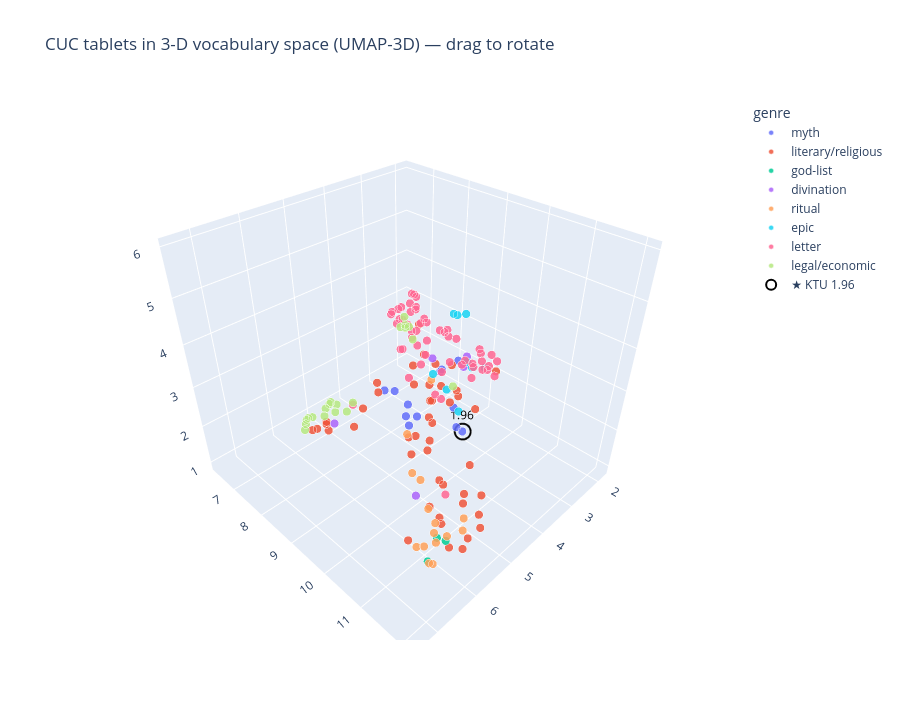

The cell this chart's notebook holds for it:
### Markdown cell above
### ✍️ Your turn — make it 3-D

Two dimensions force the map to flatten things that may really sit apart. **Add a third axis** and rotate it with the mouse — genres that overlap in 2-D sometimes peel apart in 3-D (and sometimes the extra axis just spreads the same blob). This reuses your `NEIGHBORS` from the cell above, so tweak those and re-run.

**Spin it and ask:**
- Do **letters** stay one tight ball while **myth / ritual / divination** stretch along their own directions?
- Does the 3rd axis *reveal* a real split, or merely *inflate* the 2-D picture? Compare with the map in §3.
- Trust structure that survives **2-D, 3-D, and several `NEIGHBORS` values** — if a cluster only shows up once, be suspicious.

### Code cell
# === ✍️ Your turn — the 3-D map (drag to rotate) ===
# ✍️ Spotlight one tablet — change this and re-run THIS cell.
# Refer to a tablet by KTU number, excavation (RS) number, or part of its title:
#   "KTU 1.96"   "RS 3.341"   "1.4"   "Baal"   "letter"
HIGHLIGHT = "KTU 1.96"   # contested genre: filed as "myth", but maybe an evil-eye charm — see the note below
import plotly.express as px
warnings.filterwarnings("ignore", message="FNV hashing is not implemented in Numba.*")
warnings.filterwarnings("ignore", message="n_jobs value 1 overridden.*")

sample3 = [t for t in texts if len(t["tokens"]) >= 30]
labels3, docs3 = corpus_as_documents(sample3)
X3 = TfidfVectorizer(token_pattern=r"[^\s]+").fit_transform(docs3)

try:
    import umap
    xyz = umap.UMAP(n_components=3, n_neighbors=NEIGHBORS, min_dist=0.25,
                    metric="cosine", random_state=42).fit_transform(X3.toarray())
    METHOD3 = "UMAP-3D"
except Exception as e:
    from sklearn.decomposition import PCA
    xyz = PCA(n_components=3, random_state=42).fit_transform(X3.toarray()); METHOD3 = "PCA-3D"

df3 = cuc_frame(sample3, x=xyz[:, 0], y=xyz[:, 1], z=xyz[:, 2])
fig = px.scatter_3d(df3, x="x", y="y", z="z", color="genre",
                    title=f"CUC tablets in 3-D vocabulary space ({METHOD3}) — drag to rotate",
                    **hover_config(z=True))
fig.update_traces(marker=dict(size=5, opacity=0.85, line=dict(width=0.5, color="white")))
fig.update_layout(height=720, legend_title_text="genre",
                  scene=dict(xaxis_title="", yaxis_title="", zaxis_title=""))
spotlight(fig, df3, HIGHLIGHT, coords=("x", "y", "z"))
fig.show()

### Figure 1 — Plotly figure (JSON) as saved in the notebook; plotly's stock layout.template omitted (floating-point values rounded to 4 significant figures; data arrays with more than 128 entries replaced by an {"elided": "..."} marker saying what was removed)
{"data": [{"customdata": [["Baal Myth First Tablet", "myth", "myth", 462, "KTU 1.1 II 1: [ḥšk . ʿṣk . ʿbṣk . ʿ]my . pʿnk<br>KTU 1.1 II 2: [tlsmn . ʿmy . twt]ḥ . išdk<br>KTU 1.1 II 3: [tk . ḫršn]r . [t]ḥmk . w št"], ["Snake Bite Incantation", "myth", "myth", 473, "KTU 1.100 I 1: um . pḥl . pḥlt . bt . ʿn . bt . abn . bt . šmm . w thm<br>KTU 1.100 I 2: qrit . l špš . umh . špš . um . ql . bl . ʿm<br>KTU 1.100 I 3: il . mbk nhrm . b ʿdt . thmtm"], ["Incantation for Medical Treatment", "myth", "myth", 159, "KTU 1.114 I 1: il dbḥ . b bth . mṣd . ṣd . b qrb<br>KTU 1.114 I 2: hklh . ṣḥ . l qṣ . ilm . tlḥmn<br>KTU 1.114 I 3: ilm . w tštn . tštn ynʿd šbʿ"], ["Baal Myth Second Tablet", "myth", "myth", 857, "KTU 1.2 I 1: x<br>KTU 1.2 I 2: k ṯb . x<br>KTU 1.2 I 3: at . ypʿt . b a"], ["Shachar and Shalim and the Gracious Gods", "myth", "myth", 525, "KTU 1.23 I 1: iqra . ilm . nʿ[mm]<br>KTU 1.23 I 2: w ysmm . bn . šp<br>KTU 1.23 I 3: ytnm . qrt . l ʿly"], ["Nikkal and the Kotharat", "myth", "myth", 213, "KTU 1.24 I 1: ašr . nkl wib . <br>KTU 1.24 I 2: ḫrḫb . mlk . qẓ . ḫrḫb . m<br>KTU 1.24 I 3: lk . aġzt . b srr . špš"], ["Baal Myth Third Tablet", "myth", "myth", 1171, "KTU 1.3 I 1: al . tġl[ . ]bd[xxxxx]<br>KTU 1.3 I 2: p rdmn . ʿbd . ali[yn]<br>KTU 1.3 I 3: bʿl . sid . zbl . bʿl"], ["Baal Myth Fourth Tablet", "myth", "myth", 1612, "KTU 1.4 I 1: <br>KTU 1.4 I 2: y<br>KTU 1.4 I 3: "], ["Baal Myth Fifth Tablet", "myth", "myth", 663, "KTU 1.5 I 1: k tmḫṣ . ltn . bṯn . brḥ<br>KTU 1.5 I 2: tkly . bṯn . ʿqltn . š<br>KTU 1.5 I 3: šlyṭ . d . šbʿt . rašm"], ["Baal Myth Sixth Tablet", "myth", "myth", 1002, "KTU 1.6 I 1: l bʿl<br>KTU 1.6 I 2: ġr . b abn . td . psltm[ . b] [yʿr]<br>KTU 1.6 I 3: thdy . lḥm . w dqn . t[ṯ]l[ṯ]"], ["Myth", "myth", "myth", 129, "KTU 1.92 I 1: d ṯbil<br>KTU 1.92 I 2: ʿṯtrt ṣwd[t]<br>KTU 1.92 I 3: tlk bmdbr"], ["Incantation against Evil Eye", "myth", "myth", 58, "KTU 1.96 I 1: ʿnn . hlkt . w šnwt<br>KTU 1.96 I 2: tp . aḫh . k nʿm . aḫh . xxx<br>KTU 1.96 I 3: k ysmsm . tspi . širh"]], "hovertemplate": "<b>%{hovertext}</b><br><br>Genre=%{customdata[1]}<br>Title=%{customdata[0]}<br>KTU genre=%{customdata[2]}<br>Words=%{customdata[3]}<br>Text=%{customdata[4]}<extra></extra>", "hovertext": ["KTU 1.1", "KTU 1.100", "KTU 1.114", "KTU 1.2", "KTU 1.23", "KTU 1.24", "KTU 1.3", "KTU 1.4", "KTU 1.5", "KTU 1.6", "KTU 1.92", "KTU 1.96"], "legendgroup": "myth", "marker": {"color": "#636efa", "line": {"color": "white", "width": 0.5}, "opacity": 0.85, "size": 5, "symbol": "circle"}, "mode": "markers", "name": "myth", "scene": "scene", "showlegend": true, "type": "scatter3d", "x": [6.86, 6.405, 7.19, 6.78, 6.628, 6.25, 6.529, 6.518, 6.176, 6.38, 6.832, 5.908], "y": [11.16, 11.91, 11.72, 11.53, 10.7, 11.46, 11.97, 11.08, 11.42, 11.92, 11.42, 11.65], "z": [5.198, 5.854, 5.256, 4.901, 4.838, 5.374, 5.171, 4.72, 5.355, 4.701, 4.703, 4.173]}, {"customdata": {"elided": "46x5 mixed values"}, "hovertemplate": "<b>%{hovertext}</b><br><br>Genre=%{customdata[1]}<br>Title=%{customdata[0]}<br>KTU genre=%{customdata[2]}<br>Words=%{customdata[3]}<br>Text=%{customdata[4]}<extra></extra>", "hovertext": ["KTU 1.101", "KTU 1.104", "KTU 1.107", "KTU 1.108", "KTU 1.111", "KTU 1.113", "KTU 1.115", "KTU 1.116", "KTU 1.117", "KTU 1.126", "KTU 1.127", "KTU 1.133", "KTU 1.136", "KTU 1.139", "KTU 1.147", "KTU 1.149", "KTU 1.162", "KTU 1.166", "KTU 1.169", "KTU 1.171", "KTU 1.172", "KTU 1.173", "KTU 1.175", "KTU 1.176", "KTU 1.179", "KTU 1.45", "KTU 1.48", "KTU 1.50", "KTU 1.65", "KTU 1.67", "KTU 1.69", "KTU 1.7", "KTU 1.71", "KTU 1.72", "KTU 1.73", "KTU 1.79", "KTU 1.81", "KTU 1.82", "KTU 1.83", "KTU 1.84", "KTU 1.85", "KTU 1.86", "KTU 1.90", "KTU 1.91", "KTU 1.94", "KTU 1.97"], "legendgroup": "literary/religious", "marker": {"color": "#EF553B", "line": {"color": "white", "width": 0.5}, "opacity": 0.85, "size": 5, "symbol": "circle"}, "mode": "markers", "name": "literary/religious", "scene": "scene", "showlegend": true, "type": "scatter3d", "x": [6.474, 4.268, 6.349, 7.141, 5.22, 7.418, 5.844, 5.025, 6.194, 6.256, 5.552, 5.932, 5.551, 5.922, 6.424, 5.321, 5.632, 5.662, 6.169, 5.96, 6.824, 5.867, 6.449, 6.472, 6.59, 3.894, 6.547, 5.308, 7.218, 4.268, 4.666, 6.707, 7.014, 6.724, 5.56, 5.254, 5.634, 6.441, 6.82, 4.969, 6.809, 6.675, 5.345, 4.726, 6.076, 6.815], "y": [11.35, 7.869, 11.75, 12.07, 11.6, 12.0, 11.2, 11.07, 12.09, 10.82, 11.0, 11.08, 10.69, 11.83, 11.11, 10.7, 11.95, 12.0, 11.6, 11.55, 10.78, 11.88, 9.696, 11.52, 11.64, 8.765, 11.56, 10.79, 11.93, 10.18, 10.09, 11.37, 9.265, 9.282, 11.48, 11.34, 11.92, 11.94, 11.81, 10.07, 9.406, 9.26, 9.995, 7.898, 11.1, 9.121], "z": [5.72, 2.274, 5.68, 4.849, 1.741, 5.203, 1.842, 1.748, 5.018, 1.26, 1.282, 5.165, 1.508, 1.601, 5.058, 2.051, 2.011, 5.352, 4.852, 1.436, 4.949, 1.877, 3.422, 5.008, 4.742, 3.985, 4.331, 1.99, 5.059, 3.16, 3.565, 5.662, 3.427, 3.4, 2.203, 2.818, 2.779, 5.398, 5.358, 3.741, 3.574, 3.21, 2.257, 1.834, 4.232, 3.248]}, {"customdata": [["List (gods), list (names)", "god-list", "god-list", 34, "KTU 1.102 I 1: il bt<br>KTU 1.102 I 2: ušḫry<br>KTU 1.102 I 3: ym . bʿl"], ["Deity List", "god-list", "god-list", 40, "KTU 1.118 I 1: ilidb<br>KTU 1.118 I 2: il<br>KTU 1.118 I 3: dgn"], ["Pantheon list of gods of Ugarit", "god-list", "god-list", 41, "KTU 1.47 I 1: il . ṣpn<br>KTU 1.47 I 2: ilib<br>KTU 1.47 I 3: il"]], "hovertemplate": "<b>%{hovertext}</b><br><br>Genre=%{customdata[1]}<br>Title=%{customdata[0]}<br>KTU genre=%{customdata[2]}<br>Words=%{customdata[3]}<br>Text=%{customdata[4]}<extra></extra>", "hovertext": ["KTU 1.102", "KTU 1.118", "KTU 1.47"], "legendgroup": "god-list", "marker": {"color": "#00cc96", "line": {"color": "white", "width": 0.5}, "opacity": 0.85, "size": 5, "symbol": "circle"}, "mode": "markers", "name": "god-list", "scene": "scene", "showlegend": true, "type": "scatter3d", "x": [6.541, 6.575, 6.477], "y": [11.58, 11.8, 11.9], "z": [1.595, 2.412, 2.344]}, {"customdata": [["Malformed Animal Fetuses", "divination", "divination", 315, "KTU 1.103 I 1: ṯknt ṣin . [k] [t]ld at . abn . madtn tqln bḥwt<br>KTU 1.103 I 2: ʿlh nḥ[š . ]yaṯr yld . bhmth tʿṭpn<br>KTU 1.103 I 3: gm šš[xx . rġ]bn ykn bḥwt"], ["Protocol for Necromancy", "divination", "divination", 63, "KTU 1.124 I 1: k ymġy . adn<br>KTU 1.124 I 2: ilm . rbm . ʿm dtn<br>KTU 1.124 I 3: w yšal . mṯpẓ . yld"], ["Omen (shumma izbu)", "divination", "divination", 31, "KTU 1.140 I 1: k t[ld] [aṯt]<br>KTU 1.140 I 2: ḥw[t]<br>KTU 1.140 I 3: k tld[aṯt]"], ["KTU 1.163", "divination", "divination", 81, "KTU 1.163 I 1: [hm . xxxxxxxx]x . l x[xxxx]xx . bhm[tn . ]tḫlq<br>KTU 1.163 I 2: [hm . yrḫ] [xxx] . b ḥdṯ yrḫ . bnšm<br>KTU 1.163 I 3: [xxxxxxxx]n . thbẓn"], ["KTU 1.164", "divination", "divination", 72, "KTU 1.164 I 1: id . ydbḥ . mlk bḫmn<br>KTU 1.164 I 2: [xx]ś[x] . w šinm . l yšt<br>KTU 1.164 I 3: [i]d . ydbḥ . mlk . l ilib"]], "hovertemplate": "<b>%{hovertext}</b><br><br>Genre=%{customdata[1]}<br>Title=%{customdata[0]}<br>KTU genre=%{customdata[2]}<br>Words=%{customdata[3]}<br>Text=%{customdata[4]}<extra></extra>", "hovertext": ["KTU 1.103", "KTU 1.124", "KTU 1.140", "KTU 1.163", "KTU 1.164"], "legendgroup": "divination", "marker": {"color": "#ab63fa", "line": {"color": "white", "width": 0.5}, "opacity": 0.85, "size": 5, "symbol": "circle"}, "mode": "markers", "name": "divination", "scene": "scene", "showlegend": true, "type": "scatter3d", "x": [3.529, 6.869, 3.665, 5.623, 5.747], "y": [9.661, 9.709, 9.841, 10.73, 10.51], "z": [3.222, 3.751, 3.62, 4.95, 1.82]}, {"customdata": [["A list of sacrifices", "ritual", "ritual", 104, "KTU 1.105 I 1: [b]ġb . ršp mhbn š<br>KTU 1.105 I 2: šrp . w ṣp ḫršḫ<br>KTU 1.105 I 3: ʿlm . b ġb ḫyr"], ["A list of sacrifices", "ritual", "ritual", 121, "KTU 1.106 I 1: l ršp . ḥgb . ʿṣrm<br>KTU 1.106 I 2: l inš . ilm . šrp<br>KTU 1.106 I 3: ydbil . gdlt . ya"], ["List of Sacrifices", "ritual", "ritual", 160, "KTU 1.109 I 1: b arbʿt . ʿšr[t]<br>KTU 1.109 I 2: yrtḥṣ . mlk . b[rr]<br>KTU 1.109 I 3: b ym . mlat"], ["List of Sacrifices", "ritual", "ritual", 139, "KTU 1.112 I 1: b yrḫ . ḫy[r . b] [ym]<br>KTU 1.112 I 2: ḥdṯ . ḫḏrġl . x[xxx]<br>KTU 1.112 I 3: ṯn šm . ḫmnh . w ṯql"], ["Ritual Calendar for the Month of Ibaalat and Another Month and a Prayer for Ugarit under Siege", "ritual", "ritual", 174, "KTU 1.119 I 1: b yrḫ . ibʿlt . b ym[ . ]šbʿ<br>KTU 1.119 I 2: š . l bʿl . rʿkt . b[xx] [xxx] [xx]<br>KTU 1.119 I 3: w bt . bʿl . ugrt[ . xx] . š[xx]y"], ["A list of sacrifices", "ritual", "ritual", 86, "KTU 1.130 I 1: x<br>KTU 1.130 I 2: [l]š x<br>KTU 1.130 I 3: l bʿl š"], ["Offerings to Hurrian gods", "ritual", "ritual", 74, "KTU 1.132 I 1: b tšʿ ʿšrh<br>KTU 1.132 I 2: trbd . ʿrš[ . ]pd<br>KTU 1.132 I 3: ry . b bt . mlk"], ["Royal Funerary Text", "ritual", "ritual", 134, "KTU 1.161 I 1: spr . dbḥ . ẓlm<br>KTU 1.161 I 2: qritm . rpim . a[rṣ]<br>KTU 1.161 I 3: qbitm . qbṣ . dd[n]"], ["KTU 1.168", "ritual", "ritual", 53, "KTU 1.168 I 1: [i]d . yph . mlk . ršp . <br>KTU 1.168 I 2: ḥgb . ap . w npš<br>KTU 1.168 I 3: ksp . w ḫrṣ . kmm"], ["List of offerings with names of gods", "ritual", "ritual", 133, "KTU 1.39 I 1: dqt . ṯʿ . ynt . ṯʿm . dqt . ṯʿm<br>KTU 1.39 I 2: mtntm wkbd . alp . š . l il<br>KTU 1.39 I 3: gdlt . ilhm . kṯkmn . w šnm . dqt"], ["Expiatory Ritual", "ritual", "ritual", 387, "KTU 1.40 I 1: w npy<br>KTU 1.40 I 2: [w]npy . u[grt]<br>KTU 1.40 I 3: y . ulp . "], ["Vintage Ritual", "ritual", "ritual", 338, "KTU 1.41 I 1: b yrḫ . [riš] [yn . b] [ym . ḥdṯ]<br>KTU 1.41 I 2: šmtr . [uṯkl . l] [il . šlmm]<br>KTU 1.41 I 3: b ṯlṯṯ ʿ[šrt . yrtḫṣ . mlk . brr]"], ["Palace Ritual Sacrifice", "ritual", "ritual", 116, "KTU 1.43 I 1: k tʿrb . ʿṯtrt . ḫr . gb<br>KTU 1.43 I 2: bt mlk . ʿšr . ʿšr . b gb . bt . ilm<br>KTU 1.43 I 3: kbkbm . xtrmt . "], ["Ritual Purification", "ritual", "ritual", 126, "KTU 1.46 I 1: [b] [ym] [ḥd]ṯ . slḫ . npš . ṯʿ w[ṯn]kbdm<br>KTU 1.46 I 2: [šl]mm . ṯn šm . w alp . l[dg]n<br>KTU 1.46 I 3: š . il š . bʿl š . dgn š"], ["A list of sacrifices beginning with the month Ra'shu-yeni", "ritual", "ritual", 342, "KTU 1.87 I 1: [b] [y]rḫ . rišyn . b ym . ḥdṯ<br>KTU 1.87 I 2: [šmt]r . uṯlkl . l il . šlmm<br>KTU 1.87 I 3: b[ṯlṯt] . ʿšrt . yrtḥṣ . mlk"]], "hovertemplate": "<b>%{hovertext}</b><br><br>Genre=%{customdata[1]}<br>Title=%{customdata[0]}<br>KTU genre=%{customdata[2]}<br>Words=%{customdata[3]}<br>Text=%{customdata[4]}<extra></extra>", "hovertext": ["KTU 1.105", "KTU 1.106", "KTU 1.109", "KTU 1.112", "KTU 1.119", "KTU 1.130", "KTU 1.132", "KTU 1.161", "KTU 1.168", "KTU 1.39", "KTU 1.40", "KTU 1.41", "KTU 1.43", "KTU 1.46", "KTU 1.87"], "legendgroup": "ritual", "marker": {"color": "#FFA15A", "line": {"color": "white", "width": 0.5}, "opacity": 0.85, "size": 5, "symbol": "circle"}, "mode": "markers", "name": "ritual", "scene": "scene", "showlegend": true, "type": "scatter3d", "x": [5.832, 6.249, 6.095, 5.786, 6.294, 5.879, 6.144, 5.053, 5.478, 6.355, 4.968, 6.122, 5.542, 6.207, 5.96], "y": [11.73, 11.03, 11.61, 11.05, 11.34, 11.77, 11.34, 9.588, 10.37, 11.45, 10.12, 11.1, 10.21, 11.46, 11.18], "z": [1.926, 1.248, 1.892, 1.534, 2.515, 2.303, 0.9572, 2.332, 1.937, 1.258, 3.876, 1.212, 2.053, 1.69, 1.517]}, {"customdata": [["Keret Legend First Tablet", "epic", "epic", 1040, "KTU 1.14 I 1: l krt<br>KTU 1.14 I 2: [xxxx] . mlk<br>KTU 1.14 I 3: [xxxxx]m . k"], ["Keret Legend Second Tablet", "epic", "epic", 437, "KTU 1.15 I 1: rġb . yd . mṯkt<br>KTU 1.15 I 2: mẓma . yd . mṯkt<br>KTU 1.15 I 3: tṯṯkrnn . ʿbdn"], ["Kirta Legend", "epic", "epic", 923, "KTU 1.16 I 1: l krt<br>KTU 1.16 I 2: k klb . b btk . nʿtq . k inr<br>KTU 1.16 I 3: ap . ḫštk . ap . ab . ik mtm"], ["Aqhat Legend First Tablet", "epic", "epic", 992, "KTU 1.17 I 1: [dnil . mt . rp]i . apnk . [u]zr<br>KTU 1.17 I 2: [ilm . dnil . ]uzr . ilm . ylḥm . <br>KTU 1.17 I 3: [uzr . yšqy . ]bn . qdš . yd"], ["Aqhat Legend", "epic", "epic", 355, "KTU 1.18 I 1: [xxxxxxxxxxxxxxxxxxx]<br>KTU 1.18 I 2: [xxxxxxxxxxxxxxxxxxx]<br>KTU 1.18 I 3: [xxxxxxxxxxxxxxxxxxx]"], ["Aqhat Legend Third Tablet", "epic", "epic", 1141, "KTU 1.19 I 1: [l]aqht<br>KTU 1.19 I 2: tkrb . x[xxxxx]x . l qrb[ . q]mdym . <br>KTU 1.19 I 3: tql . ʿ[nt] [xxxxxx]xlb . tṯbr"], ["Rapiuma Legend", "epic", "epic", 87, "KTU 1.20 I 1: [r]pum . tdbḥn<br>KTU 1.20 I 2: bʿd . ilnym<br>KTU 1.20 I 3:  . km tmtm"], ["Rapiuma Legend", "epic", "epic", 54, "KTU 1.21 II 1: mrzʿy . lk bty<br>KTU 1.21 II 2: [b]ty . aṣḥkm . iqra<br>KTU 1.21 II 3: [h]kly . aṯrh . rpum"], ["Rapiuma Legend", "epic", "epic", 248, "KTU 1.22 I 1: šmrn . xx<br>KTU 1.22 I 2: h . hn bnk . hn x<br>KTU 1.22 I 3: bn bn . aṯrk . hn[ . ]ġz[r] [xx]xd"]], "hovertemplate": "<b>%{hovertext}</b><br><br>Genre=%{customdata[1]}<br>Title=%{customdata[0]}<br>KTU genre=%{customdata[2]}<br>Words=%{customdata[3]}<br>Text=%{customdata[4]}<extra></extra>", "hovertext": ["KTU 1.14", "KTU 1.15", "KTU 1.16", "KTU 1.17", "KTU 1.18", "KTU 1.19", "KTU 1.20", "KTU 1.21", "KTU 1.22"], "legendgroup": "epic", "marker": {"color": "#19d3f3", "line": {"color": "white", "width": 0.5}, "opacity": 0.85, "size": 5, "symbol": "circle"}, "mode": "markers", "name": "epic", "scene": "scene", "showlegend": true, "type": "scatter3d", "x": [5.693, 5.643, 5.727, 5.959, 5.794, 5.605, 5.523, 5.709, 5.585], "y": [10.82, 11.07, 11.41, 11.7, 11.66, 11.75, 11.28, 11.27, 11.1], "z": [4.724, 4.526, 4.323, 5.515, 5.322, 5.263, 5.939, 5.993, 5.89]}, {"customdata": {"elided": "53x5 mixed values"}, "hovertemplate": "<b>%{hovertext}</b><br><br>Genre=%{customdata[1]}<br>Title=%{customdata[0]}<br>KTU genre=%{customdata[2]}<br>Words=%{customdata[3]}<br>Text=%{customdata[4]}<extra></extra>", "hovertext": ["KTU 2.10", "KTU 2.100", "KTU 2.101", "KTU 2.103", "KTU 2.104", "KTU 2.107", "KTU 2.108", "KTU 2.11", "KTU 2.13", "KTU 2.14", "KTU 2.16", "KTU 2.17", "KTU 2.21", "KTU 2.23", "KTU 2.26", "KTU 2.3", "KTU 2.30", "KTU 2.31", "KTU 2.32", "KTU 2.34", "KTU 2.35", "KTU 2.36", "KTU 2.38", "KTU 2.39", "KTU 2.4", "KTU 2.40", "KTU 2.41", "KTU 2.42", "KTU 2.44", "KTU 2.46", "KTU 2.47", "KTU 2.49", "KTU 2.50", "KTU 2.62", "KTU 2.63", "KTU 2.64", "KTU 2.68", "KTU 2.70", "KTU 2.71", "KTU 2.72", "KTU 2.73", "KTU 2.77", "KTU 2.82", "KTU 2.84", "KTU 2.85", "KTU 2.86", "KTU 2.87", "KTU 2.88", "KTU 2.89", "KTU 2.90", "KTU 2.97", "KTU 2.98", "KTU 2.99"], "legendgroup": "letter", "marker": {"color": "#FF6692", "line": {"color": "white", "width": 0.5}, "opacity": 0.85, "size": 5, "symbol": "circle"}, "mode": "markers", "name": "letter", "scene": "scene", "showlegend": true, "type": "scatter3d", "x": [2.808, 2.241, 2.032, 3.187, 2.721, 3.098, 3.608, 1.977, 2.362, 2.471, 2.202, 2.553, 2.918, 2.484, 4.401, 3.488, 2.695, 3.366, 3.418, 2.38, 2.618, 3.093, 2.467, 3.425, 3.123, 2.057, 3.378, 2.829, 6.047, 2.166, 3.182, 2.376, 2.319, 3.904, 2.684, 1.961, 1.831, 1.982, 2.2, 2.569, 3.192, 2.733, 4.465, 6.047, 2.392, 1.969, 3.165, 3.319, 1.907, 3.215, 1.938, 2.439, 3.827], "y": [7.765, 6.457, 7.812, 7.824, 7.533, 7.78, 7.938, 7.084, 6.725, 7.223, 6.52, 9.111, 7.108, 9.478, 7.151, 8.325, 6.967, 8.45, 8.002, 6.341, 9.164, 8.604, 7.085, 8.529, 8.727, 9.244, 8.336, 9.359, 11.49, 6.849, 9.409, 9.608, 8.624, 8.299, 8.567, 9.124, 7.712, 8.882, 7.022, 6.584, 8.939, 9.535, 9.124, 11.32, 6.93, 8.92, 7.955, 8.128, 8.07, 8.348, 9.323, 9.192, 9.188], "z": [3.122, 2.725, 2.565, 3.595, 3.669, 2.878, 2.875, 2.603, 2.585, 3.509, 2.788, 2.551, 2.876, 2.533, 1.339, 3.096, 2.845, 2.857, 2.043, 2.587, 2.223, 3.428, 3.224, 3.734, 2.419, 2.611, 2.554, 2.719, 2.783, 3.27, 3.08, 2.374, 2.169, 3.185, 2.391, 2.2, 2.497, 2.444, 2.998, 2.833, 3.463, 2.689, 4.239, 4.696, 2.544, 2.24, 3.702, 3.303, 2.439, 3.106, 2.419, 2.915, 2.425]}, {"customdata": [["work copy of treaty of Niqmaddu of Ugarit with the Hittites", "legal/economic", "legal/economic", 139, "KTU 3.1 I 1: <br>KTU 3.1 I 2: ʿm<br>KTU 3.1 I 3: mġ[y]"], ["KTU 3.10", "legal/economic", "legal/economic", 73, "KTU 3.10 I 1: spxrn . mnḥ . dbd . mnny<br>KTU 3.10 I 2: mit . ksp . ʿl . bn . rqdn<br>KTU 3.10 I 3: ʿšrt . ksp . ʿl . śzn . ḫbty"], ["KTU 3.12", "legal/economic", "legal/economic", 43, "KTU 3.12 I 1: l . yiḫd ṣṭqšlm<br>KTU 3.12 I 2: b unṯ . km . špš<br>KTU 3.12 I 3: d brt . kmt . "], ["KTU 3.13", "legal/economic", "legal/economic", 109, "KTU 3.13 I 1: xxx . rušy . ṯmnym . ksp . ḫmšt<br>KTU 3.13 I 2: w . arbʿ . kkr . ʿl . bn . xx<br>KTU 3.13 I 3: w . ṯlṯ . šmn . "], ["KTU 3.16", "legal/economic", "legal/economic", 39, "KTU 3.16 I 1: xxx<br>KTU 3.16 I 2:  . ʿl . ṯnyx<br>KTU 3.16 I 3: [yr]ḫ . ḫyr . bth . a"], ["Royal grant of property (Schenkungsurkunde)", "legal/economic", "legal/economic", 53, "KTU 3.2 I 1: l ym . hnd<br>KTU 3.2 I 2: ʿmṯtmr<br>KTU 3.2 I 3: bn . nqmpʿ"], ["KTU 3.20", "legal/economic", "legal/economic", 31, "KTU 3.20 I 1: rišym . dt . ʿrb<br>KTU 3.20 I 2: b . bnšhm<br>KTU 3.20 I 3: ḏmry . w . pṯpṯ . ʿrb"], ["KTU 3.21", "legal/economic", "legal/economic", 48, "KTU 3.21 I 1: [ṯl]ṯm . ksp . ʿl<br>KTU 3.21 I 2: [b]n . bly . gbʿly<br>KTU 3.21 I 3: [y]pḥ . annṯb"], ["Legal; a series of debt notes with witnesses involved; record, quantities of silver and tools owed by individuals (formerly KTU2 4.632)", "legal/economic", "legal/economic", 53, "KTU 3.23 I 1: ḫmšt . ʿšr[t]<br>KTU 3.23 I 2: ksp . ʿl . agd[ṯ]b<br>KTU 3.23 I 3: w nit wmʿṣd"], ["KTU 3.28", "legal/economic", "legal/economic", 54, "KTU 3.28 I 1: arbʿm<br>KTU 3.28 I 2: ksp[ . ]ʿl . uln<br>KTU 3.28 I 3: miḫdy . ypḥ"], ["KTU 3.29", "legal/economic", "legal/economic", 60, "KTU 3.29 I 1: arbʿm . ksp<br>KTU 3.29 I 2: w . ḫlpn<br>KTU 3.29 I 3: ʿl . uln"], ["Multiple guarantee on behalf of an individual", "legal/economic", "legal/economic", 31, "KTU 3.3 I 1: spr . ʿrbnm<br>KTU 3.3 I 2: dt . ʿrb<br>KTU 3.3 I 3: b . mtn . bn . ayaḫ"], ["KTU 3.30", "legal/economic", "legal/economic", 61, "KTU 3.30 I 1: spr . ksp<br>KTU 3.30 I 2: mnny<br>KTU 3.30 I 3: ṯṯm . ksp"], ["KTU 3.32", "legal/economic", "legal/economic", 89, "KTU 3.32 I 1: l . ym . hnd<br>KTU 3.32 I 2: l . pn . ʿmṯtmr<br>KTU 3.32 I 3: bn . nqmpʿ"], ["KTU 3.33", "legal/economic", "legal/economic", 54, "KTU 3.33 I 1: ġr . agny<br>KTU 3.33 I 2: d . ptḥ . ybnn<br>KTU 3.33 I 3: yd . ʿpsh"], ["Record of redemption of unt obligation", "legal/economic", "legal/economic", 50, "KTU 3.4 I 1: l . ym hnd<br>KTU 3.4 I 2: iwrkl . pdy<br>KTU 3.4 I 3: agdn . bn . nwgn"], ["Royal grant of property (Schenkungsurkunde)", "legal/economic", "legal/economic", 63, "KTU 3.5 I 1: l ym . hnd<br>KTU 3.5 I 2: ʿmṯtmr . bn<br>KTU 3.5 I 3: nqmpʿ . mlk"], ["List (persons entering into the contractual obligation called unt )", "legal/economic", "legal/economic", 48, "KTU 3.7 I 1: mṣry . d . ʿrb . b . unṯ<br>KTU 3.7 I 2: bn . qrrn . mḏrġl<br>KTU 3.7 I 3: bn . tran . mḏrġl"], ["Multiple guarantee on behalf of two individuals", "legal/economic", "legal/economic", 40, "KTU 3.8 I 1: tldn<br>KTU 3.8 I 2: ṯrkn<br>KTU 3.8 I 3: kli"], ["[Varia 14], Marzeah Text", "legal/economic", "legal/economic", 44, "KTU 3.9 I 1: mrzḥ<br>KTU 3.9 I 2: d qny<br>KTU 3.9 I 3: šmmn"]], "hovertemplate": "<b>%{hovertext}</b><br><br>Genre=%{customdata[1]}<br>Title=%{customdata[0]}<br>KTU genre=%{customdata[2]}<br>Words=%{customdata[3]}<br>Text=%{customdata[4]}<extra></extra>", "hovertext": ["KTU 3.1", "KTU 3.10", "KTU 3.12", "KTU 3.13", "KTU 3.16", "KTU 3.2", "KTU 3.20", "KTU 3.21", "KTU 3.23", "KTU 3.28", "KTU 3.29", "KTU 3.3", "KTU 3.30", "KTU 3.32", "KTU 3.33", "KTU 3.4", "KTU 3.5", "KTU 3.7", "KTU 3.8", "KTU 3.9"], "legendgroup": "legal/economic", "marker": {"color": "#B6E880", "line": {"color": "white", "width": 0.5}, "opacity": 0.85, "size": 5, "symbol": "circle"}, "mode": "markers", "name": "legal/economic", "scene": "scene", "showlegend": true, "type": "scatter3d", "x": [3.463, 4.491, 4.662, 4.53, 4.655, 4.692, 5.741, 4.856, 4.355, 5.124, 4.967, 5.449, 4.6, 4.874, 5.073, 4.978, 4.901, 5.545, 5.367, 4.768], "y": [9.354, 6.65, 9.127, 7.315, 6.792, 9.185, 7.092, 6.7, 6.845, 6.521, 6.78, 6.707, 6.572, 9.556, 9.658, 9.35, 9.393, 6.904, 6.705, 6.749], "z": [2.538, 1.115, 4.631, 1.563, 1.062, 4.438, 1.348, 1.227, 0.9349, 1.021, 1.117, 1.114, 1.207, 4.433, 4.829, 4.645, 4.675, 1.411, 1.241, 1.343]}, {"hoverinfo": "skip", "marker": {"color": "black", "line": {"width": 2}, "size": 10, "symbol": "circle-open"}, "mode": "markers+text", "name": "★ KTU 1.96", "showlegend": true, "text": ["1.96"], "textfont": {"color": "black", "size": 12}, "textposition": "top center", "type": "scatter3d", "x": [5.908], "y": [11.65], "z": [4.173]}], "layout": {"height": 720, "legend": {"title": {"text": "genre"}, "tracegroupgap": 0}, "scene": {"domain": {"x": [0, 1], "y": [0, 1]}, "xaxis": {"title": {"text": ""}}, "yaxis": {"title": {"text": ""}}, "zaxis": {"title": {"text": ""}}}, "title": {"text": "CUC tablets in 3-D vocabulary space (UMAP-3D) — drag to rotate"}}}
